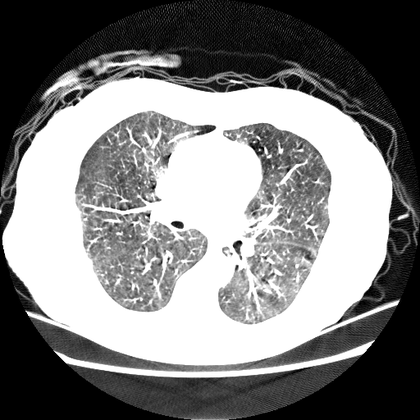
%> input picture database/LIDC-IDRI-0001/000002.bmp, 420 x 420 px, shrunk from 512 x 512 before the run; its folder holds only this picture in this run
$ octave PreData.m   (GNU Octave 9; MATLAB toolbox functions it lacks are replaced by stand-ins)
%> lines starting %> are read from the running program, lines starting %| are printed output that depends on the picture; in (x1, y1, x2, y2) boxes, pixels count from 0 and x2, y2 are one past the last pixel; in counts of white or black regions, pixels touching at a corner belong together; the program's own positions count from 1
### Extraction.m
% function [ lung_extracted, lung_floodfilled ] = Extraction( img_orig )
function [ lung_dilated, lung_extracted,...
    bit_plane, img_eroded, img_median, img_dilated, img_outlined, extraction_region, lung_floodfilled ] = Extraction( img_orig )
% Lung Regions Extractions
%   initial stage of CAD
%   extract lung region from the CT scan image

% Lung Region Extraction
%   choose the best suitable slice with better accuracy and sharpness
% Bit-Plane Slicing
% Plane Splitting
[height, width] = size(img_orig);
bit_planes = zeros(height, width, 8);
% figure('NumberTitle', 'off', 'name', 'Plane Splitting'),
% subplot(3, 3, 1); imshow(img_orig); title('original image')
for i = 1:8
   bit_planes(:, :, i) = bitget(img_orig, i);
%    % show
%    subplot(3, 3, i+1); imshow(bit_planes(:, :, i)), title(['Bit Plane ', num2str(i)]);
   % write
%    imwrite(bit_planes(:, :, i), ['plane_splitting/bit plane ', num2str(i), '.bmp']);
end

% Plane Combination
com_planes = zeros(height, width, 7);
% figure('NumberTitle', 'off', 'name', 'Plane Combination'),
% subplot(3, 3, 1); imshow(img_orig); title('original image')
for i = 2:8
    for j = 8:-1:i
        com_planes(:, :, i-1) = bitset(com_planes(:, :, i-1), j, bit_planes(:, :, j));
    end
%     % show
%     subplot(3, 3, i); imshow(uint8(com_planes(:, :, i-1))); title(['8~', num2str(i)]);
%     %write
%     imwrite(uint8(com_planes(:, :, i-1)), ['plane_combination/8-', num2str(i), '.bmp']);
end


bit_plane = uint8(com_planes(:, :, 1)); % output 1


% Erosion
%   enhance the sliced image by reducing the noise
% result of the previous step
img_proc_1 = im2bw(uint8(com_planes(:, :, 1)), 0.8);
% img_proc_1 = imbinarize(com_planes(:, :, 1));
% structuring element object
se_ero = [1 1 1; 1 1 1; 1 1 1];
% se = [1, 1; 1, 1];
% erode the image
img_eroded = imerode(img_proc_1, se_ero); % output 2
% % show
% figure('NumberTitle', 'off', 'name', 'Image Erosion'),
% subplot(1, 2, 1); imshow(img_proc_1); title('before erosion');
% subplot(1, 2, 2); imshow(img_eroded); title('after erosion');
% % write
% imwrite(img_proc_1, 'erosion/img_before_eroded.bmp');
% imwrite(img_eroded, 'erosion/img_after_eroded.bmp');


% Median Filter
%   enhance image for further improvement from othe distortion
% result of the previous step
img_proc_2 = img_eroded;
% median-filter the image
img_median = medfilt2(img_proc_2); % output 3
% % show
% figure('NumberTitle', 'off', 'name', 'Median Filter'),
% subplot(1, 2, 1); imshow(img_proc_2); title('before median-filtering');
% subplot(1, 2, 2); imshow(img_median); title('after median-filtering');
% % write
% imwrite(img_proc_2, 'median_filter/img_before_filter.bmp');
% imwrite(img_median, 'median_filter/img_after_filter.bmp');


% Dilation
%   enhance image for further improvement from othe distortion
% result of the previous step
img_proc_3 = img_median;
% structuring element object
se_dil = [1 1 1; 1 1 1; 1 1 1];
% dilate the image
img_dilated = imerode(img_proc_3, se_dil); % output 4
% % show
% figure('NumberTitle', 'off', 'name', 'Dilation'),
% subplot(1, 2, 1); imshow(img_proc_3); title('before dilation');
% subplot(1, 2, 2); imshow(img_dilated); title('after dilation');
% % write
% imwrite(img_proc_3, 'dilation/img_before_dilation.bmp');
% imwrite(img_dilated, 'dilation/img_after_dilation.bmp');


% Outlining
%   determine the outline of the regions
% result of the previous step
img_proc_4 = img_dilated;
% get the outline
[B,L] = bwboundaries(img_proc_4, 'holes');
% draw the outline
img_outlined = false(height, width); % output 5
for k = 1:length(B)
    boundary = B{k};
    for j = 1:length(boundary)
        img_outlined(boundary(j, 1), boundary(j, 2)) = 1;
    end
end
% [19 lines of commented-out code are left out]
area_largest = 0;
index_largest = 0;
bound_y_x = zeros(length(B), 4); % y_min, y_max, x_min, x_max
% for every boundary
for k = 1:length(B)
    boundary = B{k};
    % find the largest, smallest x, y
    x_min = 9999;
    y_min = 9999;
    x_max = 0;
    y_max = 0;
    for j = 1:length(boundary)
        if x_min > boundary(j, 2)
            x_min = boundary(j, 2);
        end
        if y_min > boundary(j, 1)
            y_min = boundary(j, 1);
        end
        if x_max < boundary(j, 2)
            x_max = boundary(j, 2);
        end
        if y_max < boundary(j, 1)
            y_max = boundary(j, 1);
        end
    end
    bound_y_x(k, :) = [y_min, y_max, x_min, x_max];
    % calculate the area
    area_bound = (x_max - x_min) * (y_max - y_min);
    if area_bound >area_largest
        area_largest = area_bound;
        index_largest = k;
    end
end
% cannot find the proper boundary
if index_largest == 0
    disp('cannot find the proper boundary')
    exit
end
% delete the largest boundary and the boundary outside it
index_del = [];
index_del(1) = index_largest;
num_del = 1;
% for every boundary
for k = 1:length(B)
    if k == index_largest
        continue
    end
    % judge whether outside or not
    if bound_y_x(k, 1) < bound_y_x(index_largest, 1)...
            || bound_y_x(k, 2) > bound_y_x(index_largest, 2)...
            || bound_y_x(k, 3) < bound_y_x(index_largest, 3)...
            || bound_y_x(k, 4) > bound_y_x(index_largest, 4)
        num_del = num_del + 1;
        index_del(num_del) = k;
    end
end
% get the lung boundary
bound_region = cell(length(B) - num_del, 1);
index_lung = 0;
for k = 1:length(B)
    if ~ismember(k, index_del)
        index_lung = index_lung + 1;
        bound_region{index_lung} = B{k};
    end
end
% draw the lung region boundary
extraction_region = false(height, width); % output 6
for k = 1:length(bound_region)
    boundary = bound_region{k};
    for j = 1:length(boundary)
        extraction_region(boundary(j, 1), boundary(j, 2)) = 1;
    end
end
% % show
% figure('NumberTitle', 'off', 'name', 'Lung Border Extraction'),
% subplot(1, 2, 1); imshow(img_outlined); title('before extraction');
% subplot(1, 2, 2); imshow(extraction_region); title('after extraction');
% % write
% imwrite(img_outlined, 'lung _border_extraction/img_before_extraction.bmp');
% imwrite(extraction_region, 'lung _border_extraction/img_after_extraction.bmp');


% Flood Fill Algorithm
%   fill the obtained lung border with the lung region
% find the two parts of lung(left and right)
largest_two = [0, 0]; % 1st > 2nd
index_two = [0, 0];
for k = 1:length(bound_region)
    if length(bound_region{k}) > largest_two(1)
        largest_two(2) = largest_two(1);
        largest_two(1) = length(bound_region{k});
        index_two(2) = index_two(1);
        index_two(1) = k;
    elseif length(bound_region{k}) > largest_two(2)
        largest_two(2) = length(bound_region{k});
        index_two(2) = k;
    end
end
% find the minimum bounding box
b_box = [9999, 0, 9999, 0]; % [top, down, left, right]
for k = 1:2
    boundary = bound_region{index_two(k)};
    for j = 1:length(boundary)
        if b_box(3) > boundary(j, 2)
            b_box(3) = boundary(j, 2);
        end
        if b_box(1) > boundary(j, 1)
            b_box(1) = boundary(j, 1);
        end
        if b_box(4) < boundary(j, 2)
            b_box(4) = boundary(j, 2);
        end
        if b_box(2) < boundary(j, 1)
            b_box(2) = boundary(j, 1);
        end
    end
end
% draw the lung boundary
extraction_lung = false(height, width);
for k = 1:2
    boundary = bound_region{index_two(k)};
    for j = 1:length(boundary)
        extraction_lung(boundary(j, 1), boundary(j, 2)) = 1;
    end
end
% floodfill the lung
lung_floodfilled = imfill(extraction_lung, 'holes');
% cut out the boundary for the use of segmentation
for k = 1:2
    boundary = bound_region{index_two(k)};
    for j = 1:length(boundary)
        lung_floodfilled(boundary(j, 1), boundary(j, 2)) = 0;
    end
end
% extract the lung from the original image
lung_extracted = img_orig;
for h = 1:height
    for w = 1: width
        if lung_floodfilled(h, w) == false
            lung_extracted(h, w) = 0;
        end
    end
end
lung_dilated = img_dilated;
for h = 1:height
    for w = 1: width
        if lung_floodfilled(h, w) == false
            lung_dilated(h, w) = 0;
        end
    end
end
% crop the image according to min bounding box
lung_floodfilled = imcrop(lung_floodfilled, [b_box(3), b_box(1), b_box(4) - b_box(3), b_box(2) - b_box(1)]); % output 7
lung_extracted = imcrop(lung_extracted, [b_box(3), b_box(1), b_box(4) - b_box(3), b_box(2) - b_box(1)]);
lung_dilated = imcrop(lung_dilated, [b_box(3), b_box(1), b_box(4) - b_box(3), b_box(2) - b_box(1)]);

% [7 lines of commented-out code are left out]
end

### Segmentation.m
% function [ lung_segmented ] = Segmentation( lung_extracted, lung_floodfilled )
% function [] = Segmentation( lung_extracted, lung_floodfilled )
function [ F, idx, K , pic_color] = Segmentation( lung_dilated, lung_extracted )
% Lung Regions Segmentation
%   segment lung region to find the cancer nodules
%   identify the region of interest(ROIs) which helps in determining the
%   cancer region
% Return
%   F: location info of points
%   idx: cluster that point is classified to
%   K: no. of clusters
%% extract features
[height, width] = size(lung_dilated);
F = [];
count = 1;
for h = 1:height
    for w = 1:width
        if lung_dilated(h, w) == true
            F(count, :) = [h, w];
            count = count + 1;
        end
    end
end
%% kmeans parameter
K = 8;
%% cluster
[idx, C] = kmeans(F, K);
% show clusters
pic_color = ColorCluster(lung_extracted, idx, F, K);

% [31 lines of commented-out code are left out]
end

### ColorCluster.m
% function [ pic_color ] = ColorCluster( pic_orig, K )
function [ pic_color ] = ColorCluster( pic_orig, idx, F, K )
% Give different colors to clusters we get
% Make the result much more clear

%% turn gray to rgb
pic_color = cat(3, pic_orig, pic_orig, pic_orig);
%% define different colors to show clustering
labels = [uint8(cat(3, 255, 0, 0)), ...         % red
    uint8(cat(3, 0, 255, 0)), ...               % green
    uint8(cat(3, 0, 0, 255)), ...               % blue
    uint8(cat(3, 255, 255, 0)), ...             % yellow
    uint8(cat(3, 255, 0, 255)), ...             % magenta
    uint8(cat(3, 0, 255, 255)), ...             % cyan
    uint8(cat(3, 255, 255, 255)), ...           % white
    uint8(cat(3, 255, 110, 180))];              % pink
%% assign color to according point
for i = 1:size(idx, 1)
    for k = 1:K
        if k == idx(i)
            pic_color(F(i, 1), F(i, 2), :) = labels(1, k, :);
            break;
        end
    end
end
%% show colored clusters
% figure('NumberTitle', 'off', 'name', 'Nodule Dectection'),
% imshow(pic_color);
%% write
% [8 lines of commented-out code are left out]

end

### FeatureExtraction.m
function [ Fs ] = FeatureExtraction( C, idx, K )
% Extract features of nodule candidates
% Three kinds of features:
%   1.Area of the candidate region
% %   2.The Maximum Drawable Circle(MDC) inside the candidate region
%   2.Area of box that contain nodule candidate
%   3.Mean intensity value of the candidate region

% Return(Fs)
%   Row: nodule candidate
%   Col: feature
%% Feature 1: Area of the candidate region
% use the no. of pixel to replace area
F1 = zeros(K, 1);
for k = 1:K
    F1(k) = sum(idx == k);
end
%% Feature 2: Area of box that contain nodule candidate
F2 = zeros(K, 1);
for k = 1:K
    C_k = C(idx == k, :);
    % find the minimum bounding box
    b_box = [9999, 0, 9999, 0]; % [top, down, left, right]
    for j = 1:size(C_k, 1)
        if b_box(3) > C_k(j, 2)
            b_box(3) = C_k(j, 2);
        end
        if b_box(1) > C_k(j, 1)
            b_box(1) = C_k(j, 1);
        end
        if b_box(4) < C_k(j, 2)
            b_box(4) = C_k(j, 2);
        end
        if b_box(2) < C_k(j, 1)
            b_box(2) = C_k(j, 1);
        end
    end
    F2(k) = (b_box(2) - b_box(1)) * (b_box(4) - b_box(3));
end
%% Feature 3: Mean intensity value of the candidate region
F3 = zeros(K, 1);
r = 4;          % radius
for k = 1:K
    C_k = C(idx == k, :);
    for i = 1:size(C_k, 1)
        % use box to replace circle
        range_y = [C_k(i, 1) - r, C_k(i, 1) + r];
        range_x = [C_k(i, 2) - r, C_k(i, 2) + r];

        intensity = 0;
        for j = 1:size(C_k, 1)
            if C_k(j, 1) > range_y(1) && C_k(j, 1) < range_y(2) && C_k(j, 2) > range_x(1) && C_k(j, 2) < range_x(2)
                intensity = intensity + 1;
            end
        end
        F3(k) = F3(k) + intensity;
    end
    F3(k) = F3(k) / size(C_k, 1);
end
%% combined feature
Fs = [F1, F2, F3];
end

### PreData.m
% Preprocessing Data

%% clear command windows
clc
clear all
close all
%% extract features of every patient
% get the list of patients
list_path = 'database';
patient_list = dir(list_path);

fid = fopen('RawData4.txt', 'w');

for i = 3:length(patient_list)
    % get the list of CTs of every patient
    patient_path = [list_path, '/', patient_list(i).name];
    patient = dir(patient_path);

    disp(patient_list(i).name);

    try
        % for one patient, analyze 10 CT images to extract features
        Fs_combined = [];
        for j = 3:length(patient)
            % read CT image
            img_orig = imread([patient_path, '/', patient(j).name]);
%> img_orig is the input picture: size 420x420 uint8; min 0, max 255, mean 127.3

            % Lung Regions Extraction
            [lung_dilated, lung_extracted] = Extraction(img_orig);
%> in Extraction, `img_proc_1 = im2bw(uint8(com_planes(:, :, 1)), 0.8);`:
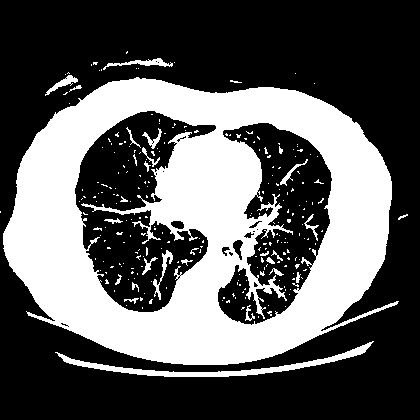
%> img_proc_1: size 420x420 logical; 36.8% white; 254 white regions (225 under 20 px), largest, box (x1, y1, x2, y2) and area: (3, 77, 399, 365) 60509, (55, 341, 374, 377) 1752, (103, 58, 173, 70) 267
%> in Extraction, `[B,L] = bwboundaries(img_proc_4, 'holes');`:
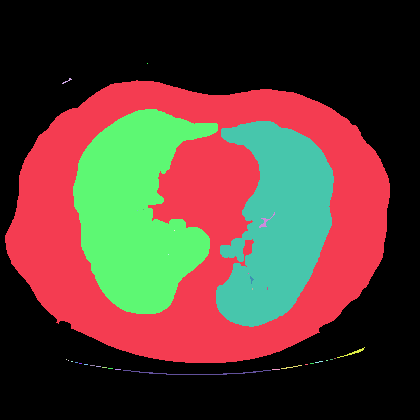
%> L: size 420x420 double; 36 distinct labels, from 0 to 35; one colour per label, 0 black
%> in Extraction, `[B,L] = bwboundaries(img_proc_4, 'holes');`: B = 35 boundaries; largest, box (x1, y1, x2, y2) and points: (5, 80, 390, 363) 996, (216, 121, 334, 327) 644, (73, 109, 218, 314) 627, (123, 370, 271, 375) 295, (337, 347, 365, 358) 56
%> the loop in Extraction, `for k = 1:length(B)` made 35 passes
%> boundary on passes 3, 4, 5, 6, 7, 15, 16, 17: [360 67; 360 67], [361 69; 361 69], [362 72; 362 73; 362 72], [363 76; 363 77; 363 78; 363 77; 363 76], [364 80; 364 81; 364 82; 364 81; 364 80], [211 138; 211 138], [210 144; 210 144], [64 148; 64 148]
%> after the loop in Extraction, `for k = 1:length(B)`:
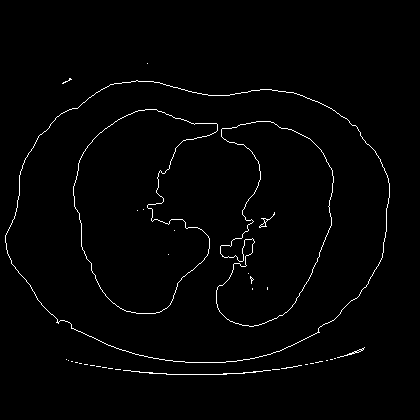
%> img_outlined: size 420x420 logical; 1.5% white in thin lines or dots, all inside (x1, y1, x2, y2) = (5, 63, 390, 375)
%> the loop in Extraction, `for k = 1:length(B)` made 35 passes
%> (area_bound, area_largest, index_largest) on pass 1: (108288, 108288, 1)
%> after the loop in Extraction, `for k = 1:length(B)`: bound_y_x = 35 rows, first 8: [81 363 6 390; 79 84 63 72; 360 360 67 67; 361 361 69 69; 362 362 72 73; 363 363 76 78; 364 364 80 82; 365 365 85 88]
%> the loop in Extraction, `for k = 1:length(B)` made 35 passes
%> after the loop in Extraction, `for k = 1:length(B)`: index_del = [1 2 7 8 9 10 11 12 13 14 17 25 26 27 28]
%> in Extraction, `bound_region = cell(length(B) - num_del, 1);`: bound_region = 20 items
%> the loop in Extraction, `for k = 1:length(bound_region)` made 20 passes
%> after the loop in Extraction, `for k = 1:length(bound_region)`:
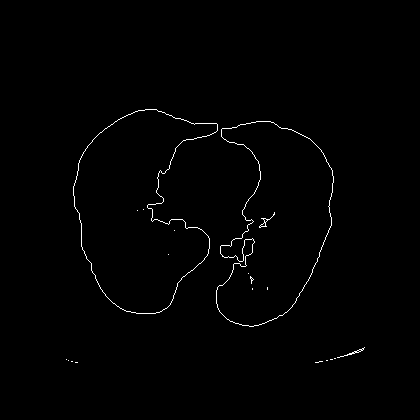
%> extraction_region: size 420x420 logical; 0.79% white in thin lines or dots, all inside (x1, y1, x2, y2) = (66, 109, 365, 363)
%> the loop in Extraction, `for k = 1:length(bound_region)` made 20 passes
%> after the loop in Extraction, `for k = 1:length(bound_region)`: index_two = [20 19]; largest_two = [644 627]
%> after the loop in Extraction, `for k = 1:2`: b_box = [110 327 74 334]
%> after the loop in Extraction, `for k = 1:2`:
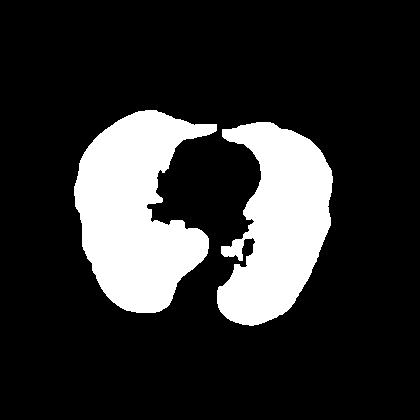
%> lung_floodfilled: size 420x420 logical; 18.6% white; 2 white regions, box (x1, y1, x2, y2) and area: (74, 110, 217, 313) 17815, (217, 122, 333, 326) 15077
%> in Extraction, `lung_extracted = imcrop(lung_extracted, [b_box(3), b_box(1), b_box(4) ..`:
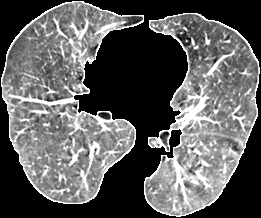
%> lung_extracted: size 218x261 uint8; min 0, max 255, mean 91
%> in Extraction, `lung_dilated = imcrop(lung_dilated, [b_box(3), b_box(1), b_box(4) - b_..`:
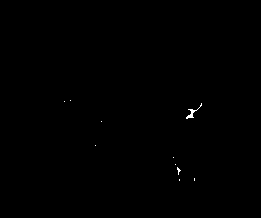
%> lung_dilated: size 218x261 logical; 0.14% white in thin lines or dots, all inside (x1, y1, x2, y2) = (64, 100, 202, 181)

            % Lung Regions Segmentation
            [C, idx, K] = Segmentation(lung_dilated, lung_extracted);
%> after the loop in Segmentation, `for h = 1:height`: F = 78 rows, first 12: [101 71; 102 65; 104 202; 105 202; 106 201; 106 202; 107 201; 108 200; 109 199; 110 189; 110 190; 110 191]; count = 79
%> in Segmentation, `[idx, C] = kmeans(F, K);`: idx = 78 values, max 8 at index 56, min 1 at index 58, mean 3.49; C = [171.1 178.8; 111.5 192.9; 101.5 68; 146 96; 117 190.5; 180 195; 106.9 200.6; 122 102]
%> the loop in ColorCluster, `for i = 1:size(idx, 1)` made 78 passes
%> C has the same summary as F in Segmentation; K = 8

            % Feature Extraction
            Fs = FeatureExtraction(C, idx, K);
%> the loop in FeatureExtraction, `for k = 1:K` made 8 passes
%> after the loop in FeatureExtraction, `for k = 1:K`: F1 = [18; 21; 2; 1; 24; 3; 8; 1]
%> the loop in FeatureExtraction, `for k = 1:K` made 8 passes
%> C_k on passes 3, 4, 6, 8: [101 71; 102 65], [146 96], [179 195; 180 195; 181 195], [122 102]
%> after the loop in FeatureExtraction, `for k = 1:K`: F2 = [161; 32; 6; 0; 28; 0; 24; 0]; b_box = [122 122 102 102]
%> after the loop in FeatureExtraction, `for k = 1:K`: F3 = [9.11; 16.14; 1; 1; 18; 3; 6.25; 1]
%> in FeatureExtraction, `Fs = [F1, F2, F3];`: Fs = [18 161 9.11; 21 32 16.14; 2 6 1; 1 0 1; 24 28 18; 3 0 3; 8 24 6.25; 1 0 1]
            Fs_combined = [Fs_combined, Fs'];
%> Fs_combined = [18 21 2 1 24 3 8 1; 161 32 6 0 28 0 24 0; 9.11 16.14 1 1 18 3 6.25 1]
        end
        Fs_combined = mean(Fs_combined, 2);
%> Fs_combined = [9.75; 31.38; 6.94]
%         Fs_combined = Fs_combined(:)
        disp(Fs_combined);
%|     9.7500
%|    31.3750
%|     6.9380

        fprintf(fid, '%s\n', patient_list(i).name);
        fprintf(fid, '%f %f %f\n', Fs_combined(:));
    catch ME
        disp(ME.identifier)
    end
end
%> pass 2 of the loop `for i = 3:length(patient_list)`:
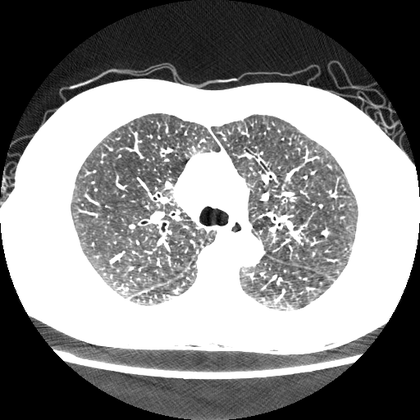
%> input picture database/LIDC-IDRI-0002/000049.bmp, 420 x 420 px, shrunk from 512 x 512 before the run
%> img_orig is the input picture: size 420x420 uint8; min 0, max 255, mean 133.9
%> B = 13 boundaries; largest, box (x1, y1, x2, y2) and points: (69, 111, 360, 313) 1128, (0, 81, 420, 353) 1097, (61, 354, 354, 377) 585, (152, 213, 162, 222) 26, (278, 218, 285, 221) 15
%> the loop in Extraction (call 2), `for k = 1:length(B)` made 13 passes
%> boundary on passes 5, 7, 8, 10: [186 168; 186 169; 187 170; 187 169; 186 168], [198 265; 197 266; 197 267; 198 266; 199 265; 198 265], [230 274; 230 274], [195 288; 195 289; 195 290; 195 289; 195 288]
%> the loop in Extraction (call 2), `for k = 1:length(B)` made 13 passes
%> (area_bound, area_largest, index_largest) on pass 1: (113549, 113549, 1)
%> after the loop in Extraction (call 2), `for k = 1:length(B)`: bound_y_x = 13 rows, first 8: [82 353 1 420; 355 377 62 354; 214 222 153 162; 200 201 163 166; 186 187 168 170; 178 181 265 267; 197 199 265 267; 230 230 274 274]
%> the loop in Extraction (call 2), `for k = 1:length(B)` made 13 passes
%> num_del on pass 2: 2
%> after the loop in Extraction (call 2), `for k = 1:length(B)`: index_del = [1 2]
%> in Extraction (call 2), `bound_region = cell(length(B) - num_del, 1);`: bound_region = {[], [], [], [], [], [], [], [], [], [], []}
%> the loop in Extraction (call 2), `for k = 1:length(B)` made 13 passes
%> after the loop in Extraction (call 2), `for k = 1:length(B)`: bound_region = 11 items
%> the loop in Extraction (call 2), `for k = 1:length(bound_region)` made 11 passes
%> after the loop in Extraction (call 2), `for k = 1:length(bound_region)`:
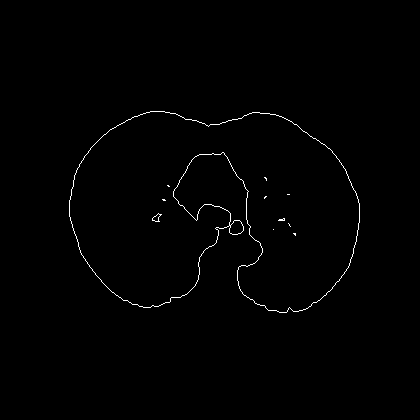
%> extraction_region: size 420x420 logical; 0.68% white in thin lines or dots, all inside (x1, y1, x2, y2) = (69, 111, 360, 313)
%> the loop in Extraction (call 2), `for k = 1:length(bound_region)` made 11 passes
%> after the loop in Extraction (call 2), `for k = 1:length(bound_region)`: index_two = [11 1]; largest_two = [1128 26]
%> after the loop in Extraction (call 2), `for k = 1:2`: b_box = [112 313 70 360]
%> in Extraction (call 2), `lung_dilated = imcrop(lung_dilated, [b_box(3), b_box(1), b_box(4) - b_..`:
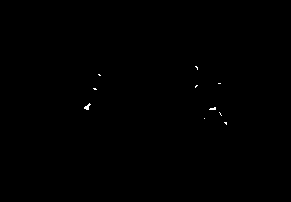
%> lung_dilated: size 202x291 logical; 0.13% white in thin lines or dots, all inside (x1, y1, x2, y2) = (84, 66, 227, 125)
%> after the loop in Segmentation (call 2), `for h = 1:height`: F = 74 rows, first 12: [67 196; 67 197; 68 197; 68 198; 69 198; 70 198; 75 99; 75 100; 76 100; 76 101; 84 219; 84 220]; count = 75
%> the loop in ColorCluster (call 2), `for i = 1:size(idx, 1)` made 74 passes
%> `[C, idx, K] = Segmentation(lung_dilated, lung_extracted);`: C has the same summary as F in Segmentation; idx = 74 values, max 8 at index 68, min 1 at index 25, mean 2.95
%> the loop in FeatureExtraction (call 2), `for k = 1:K` made 8 passes
%> the loop in FeatureExtraction (call 2), `for k = 1:K` made 8 passes
%> C_k on passes 3, 5, 6, 8: [67 196; 67 197; 68 197; 68 198; 69 198; 70 198], [86 197; 86 198; 87 196; 87 197; 88 196], [84 219; 84 220; 84 221], [119 205]
%> `Fs = FeatureExtraction(C, idx, K);`: Fs = [24 36 18.08; 18 77 10.11; 6 6 6; 10 105 5.2; 5 4 5; 3 0 3; 7 45 5.29; 1 0 1]
%> `Fs_combined = [Fs_combined, Fs'];`: Fs_combined = [24 18 6 10 5 3 7 1; 36 77 6 105 4 0 45 0; 18.08 10.11 6 5.2 5 3 5.29 1]
%> `Fs_combined = mean(Fs_combined, 2);`: Fs_combined = [9.25; 34.12; 6.71]
%|     9.2500
%|    34.1250
%|     6.7100

fclose(fid);
